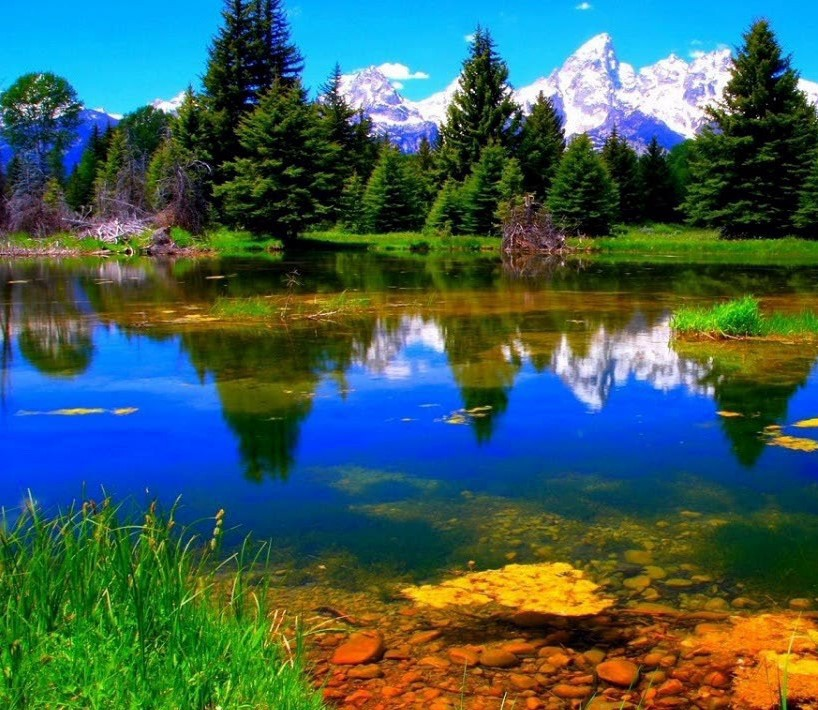
#> input picture image pairs/image pairs_01_01.jpg, 818 x 710 px
$ python -i image_stitching.py   (imports and definitions only)
#> lines starting #> are read from the running program, lines starting #| are printed output that depends on the picture; after the words box and inside, x2 and y2 are one past the last pixel; in counts of white or black regions, pixels touching at a corner belong together
"""
Image Stitching Module

This module provides functionality for stitching multiple images together to create
panoramic images using Harris corner detection, SIFT feature extraction, and homography.
"""

import os
import cv2
import numpy as np
from typing import Tuple, List


# Constants
HARRIS_BLOCK_SIZE = 2
HARRIS_KSIZE = 3
HARRIS_K = 0.04
HARRIS_THRESHOLD = 0.01

SIFT_KEYPOINT_SIZE = 10

MATCH_RATIO_THRESHOLD = 0.85
MIN_GOOD_MATCHES = 8
RANSAC_THRESHOLD = 5.0

SMOOTHING_WINDOW_SIZE = 188


class ImageStitcher:
    """
    A class for stitching images together using feature matching and homography.
    """

    def __init__(self,
                 harris_threshold: float = HARRIS_THRESHOLD,
                 match_ratio: float = MATCH_RATIO_THRESHOLD,
                 smoothing_window: int = SMOOTHING_WINDOW_SIZE):
        """
        Initialize the ImageStitcher with configurable parameters.

        Args:
            harris_threshold: Threshold for Harris corner detection (0.0 to 1.0)
            match_ratio: Ratio threshold for feature matching (0.0 to 1.0)
            smoothing_window: Window size for blending smoothing
        """
        self.harris_threshold = harris_threshold
        self.match_ratio = match_ratio
        self.smoothing_window = smoothing_window

    def detect_corners(self, image_path: str) -> Tuple[np.ndarray, np.ndarray]:
        """
        Detect corners in an image using Harris corner detector.

        Args:
            image_path: Path to the input image

        Returns:
            Tuple of (visualized_image, corner_coordinates)
                - visualized_image: RGB image with corners marked in red
                - corner_coordinates: Array of (row, col) coordinates of detected corners
        """
#> called with image_path = 'image pairs/image pairs_01_01.jpg'
        # Read and convert image to grayscale
        image = cv2.imread(image_path)
#> image is the input picture: shape (710, 818, 3); mean B, G, R 88, 94.5, 62.3
        if image is None:
            raise ValueError(f"Could not read image from {image_path}")

        gray = cv2.cvtColor(image, cv2.COLOR_BGR2GRAY)
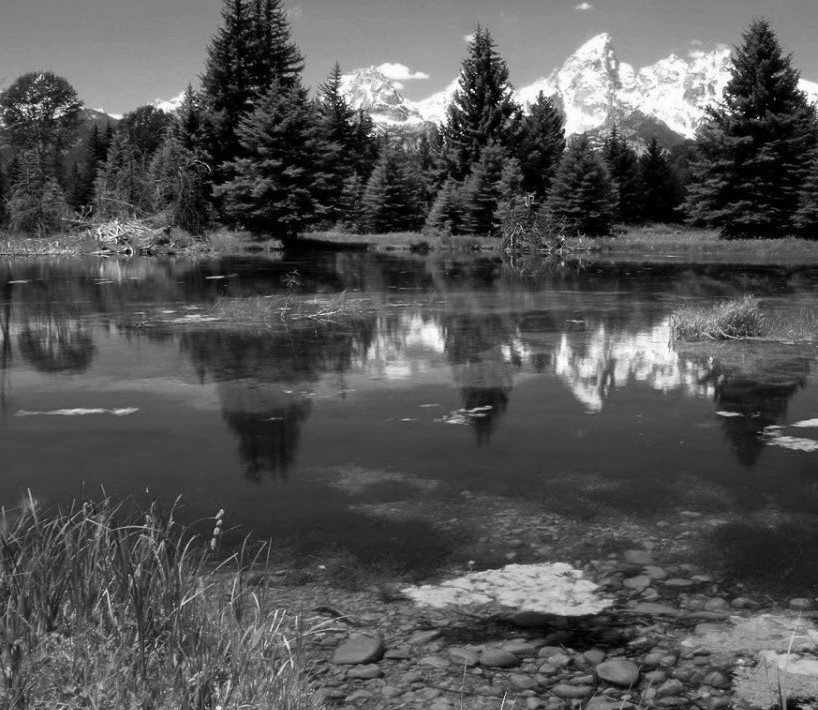
#> gray: shape (710, 818); min 0, max 255, mean 84.1
        gray = np.float32(gray)

        # Detect corners using Harris detector
        harris_response = cv2.cornerHarris(
            gray, HARRIS_BLOCK_SIZE, HARRIS_KSIZE, HARRIS_K
        )

        # Get coordinates of detected corners
        threshold_value = self.harris_threshold * harris_response.max()
#> threshold_value = 1568802.4
        corner_coordinates = np.argwhere(harris_response > threshold_value)
#> corner_coordinates = 3891 pairs, first value 0 to 709, second value 0 to 817

        # Dilate for visualization (not used for actual detection)
        harris_response = cv2.dilate(harris_response, None)
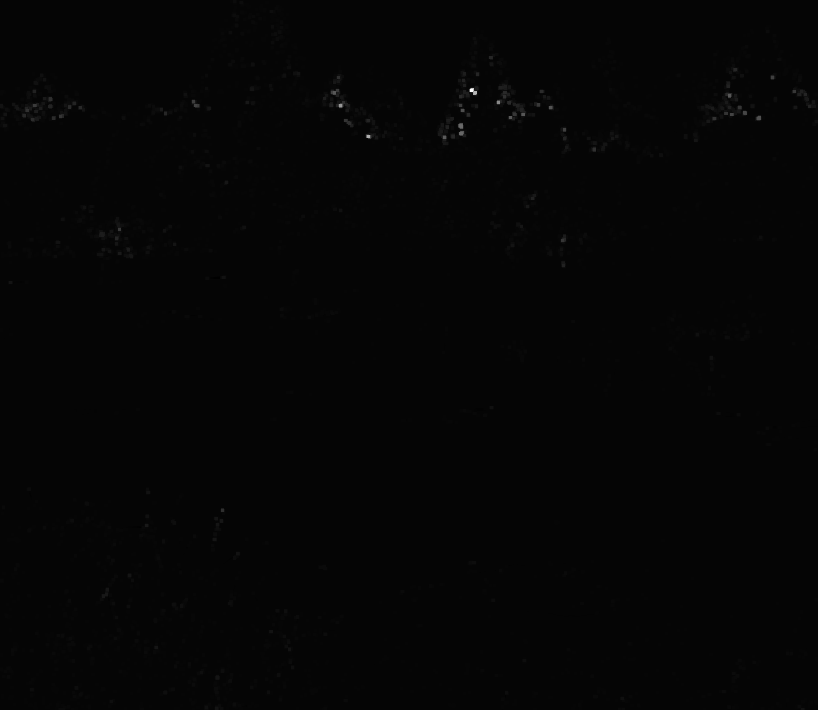
#> harris_response: shape (710, 818) float32; min -3349117.5, max 156880240, mean 241408.7; drawn with min black and max white

        # Mark corners in red
        image[harris_response > threshold_value] = [0, 0, 255]
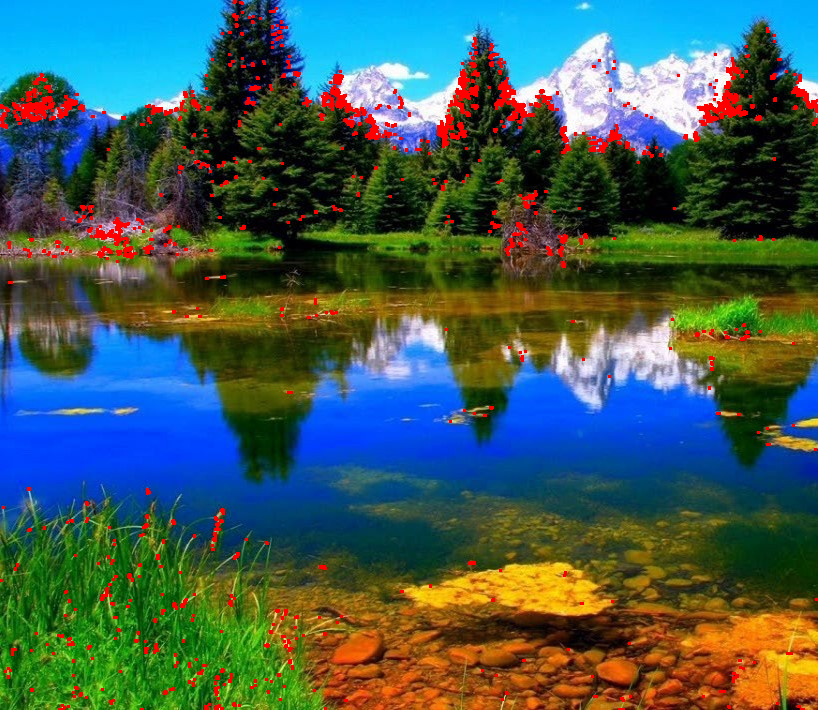
#> image: shape (710, 818, 3); 2.64% of pixels changed, all inside (x1, y1, x2, y2) = (0, 0, 818, 710)

        # Convert to RGB for display
        image_rgb = cv2.cvtColor(image, cv2.COLOR_BGR2RGB)

        return image_rgb, corner_coordinates

    # [225 lines left out: functions extract_sift_features, compute_homography, create_blend_mask, blend_images, stitch_images, stitch_images, not called in this run]

>>> result = ImageStitcher().detect_corners('image pairs/image pairs_01_01.jpg')

$ run again, on image pairs/image pairs_01_02.jpg
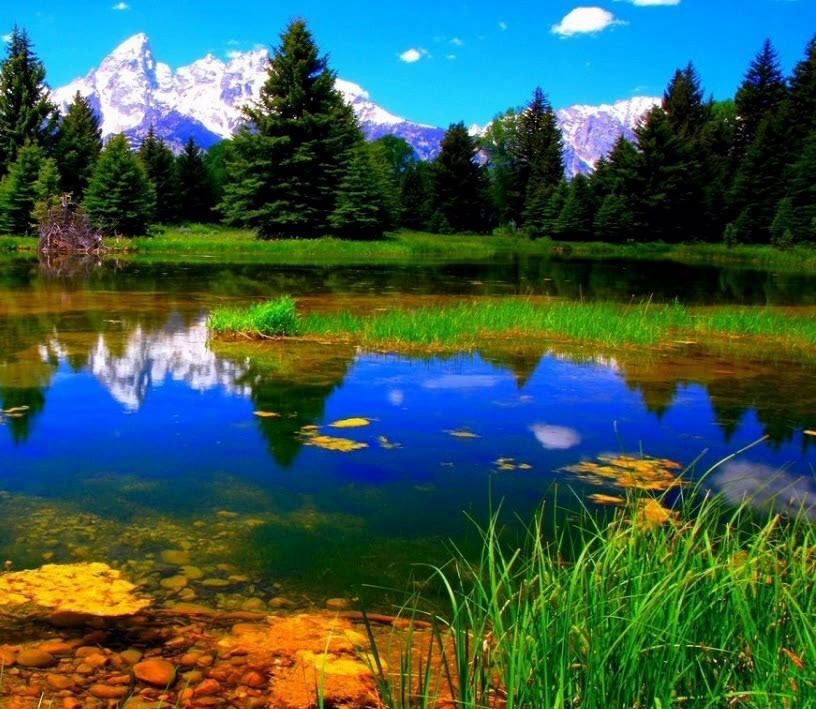
#> input picture image pairs/image pairs_01_02.jpg, 816 x 709 px
#> in detect_corners, image is the input picture: shape (709, 816, 3); mean B, G, R 78.4, 90.3, 57.4
#> in detect_corners, `gray = cv2.cvtColor(image, cv2.COLOR_BGR2GRAY)`:
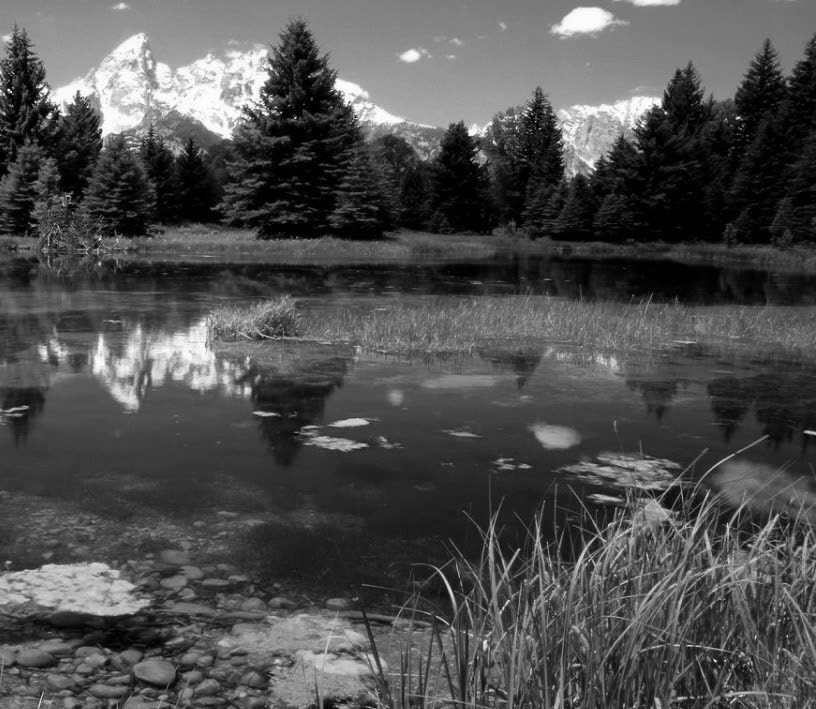
#> gray: shape (709, 816); min 0, max 255, mean 79.1
#> threshold_value = 1613335
#> corner_coordinates = 3173 pairs, first value 31 to 708, second value 0 to 815
#> in detect_corners, `image[harris_response > threshold_value] = [0, 0, 255]`:
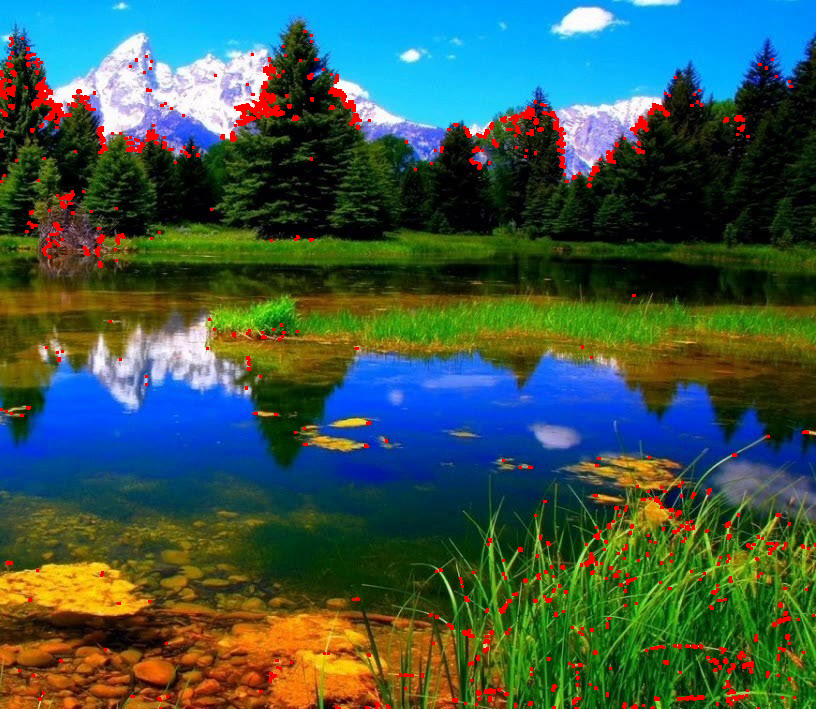
#> image: shape (709, 816, 3); 2.22% of pixels changed, all inside (x1, y1, x2, y2) = (0, 30, 816, 709)

$ run again, on image pairs/image pairs_03_02.jpg
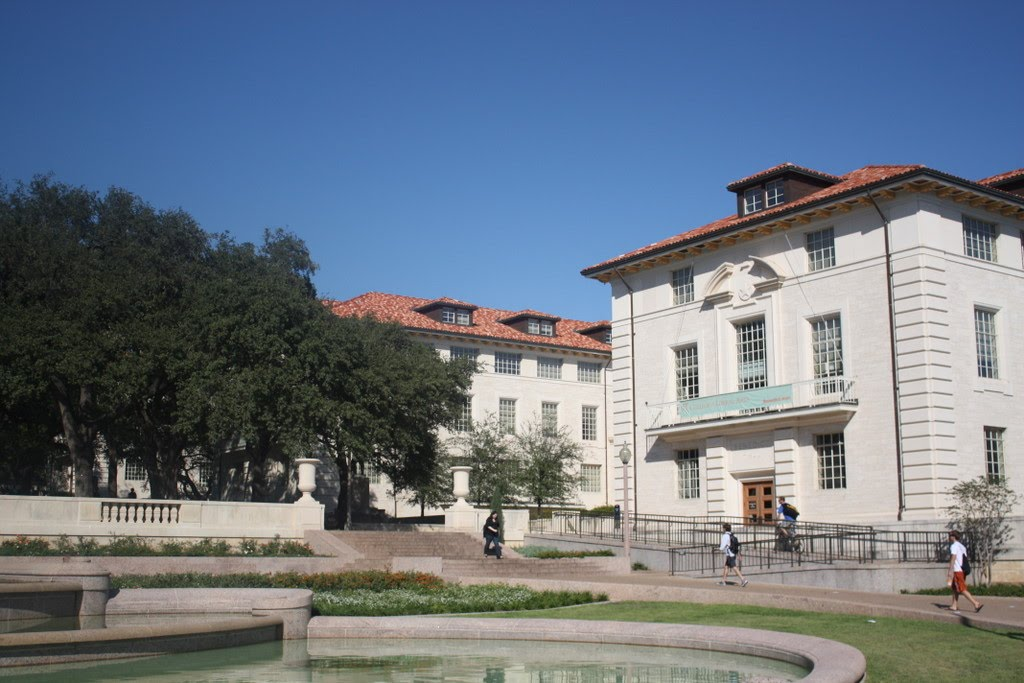
#> input picture image pairs/image pairs_03_02.jpg, 1024 x 683 px
#> in detect_corners, image is the input picture: shape (683, 1024, 3); mean B, G, R 132.1, 118.9, 107.7
#> in detect_corners, `harris_response = cv2.cornerHarris( gray, HARRIS_BLOCK_SIZE, HARRIS_KS..`:
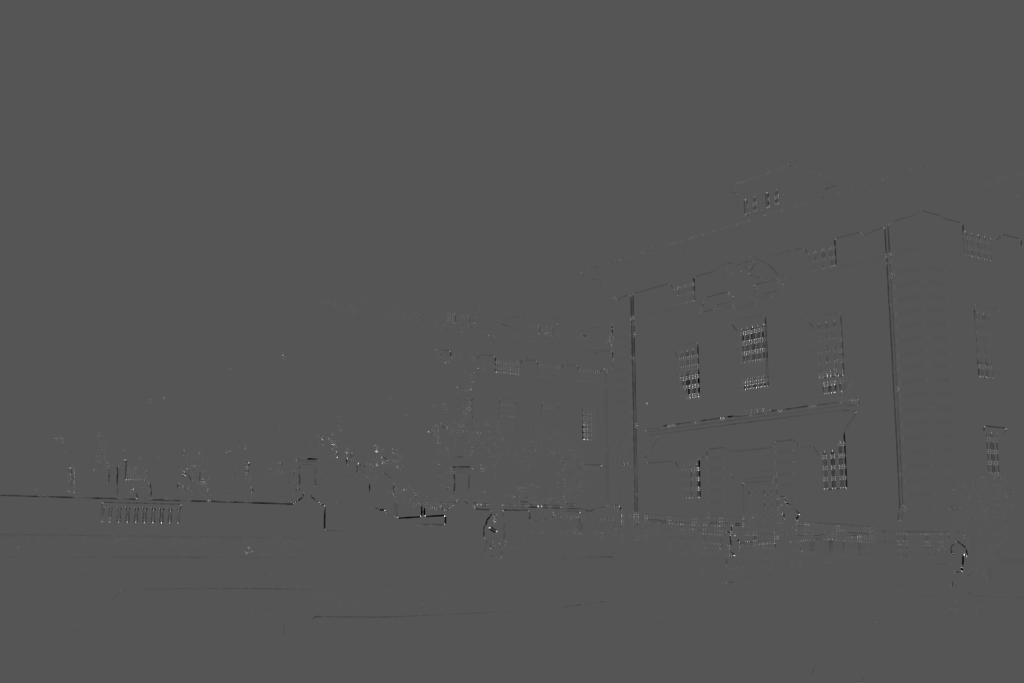
#> harris_response: shape (683, 1024) float32; min -30817032, max 60806012, mean -29797.9; drawn with min black and max white
#> threshold_value = 608060.1
#> corner_coordinates = 14186 pairs, first value 163 to 682, second value 0 to 1023
#> in detect_corners, `image[harris_response > threshold_value] = [0, 0, 255]`:
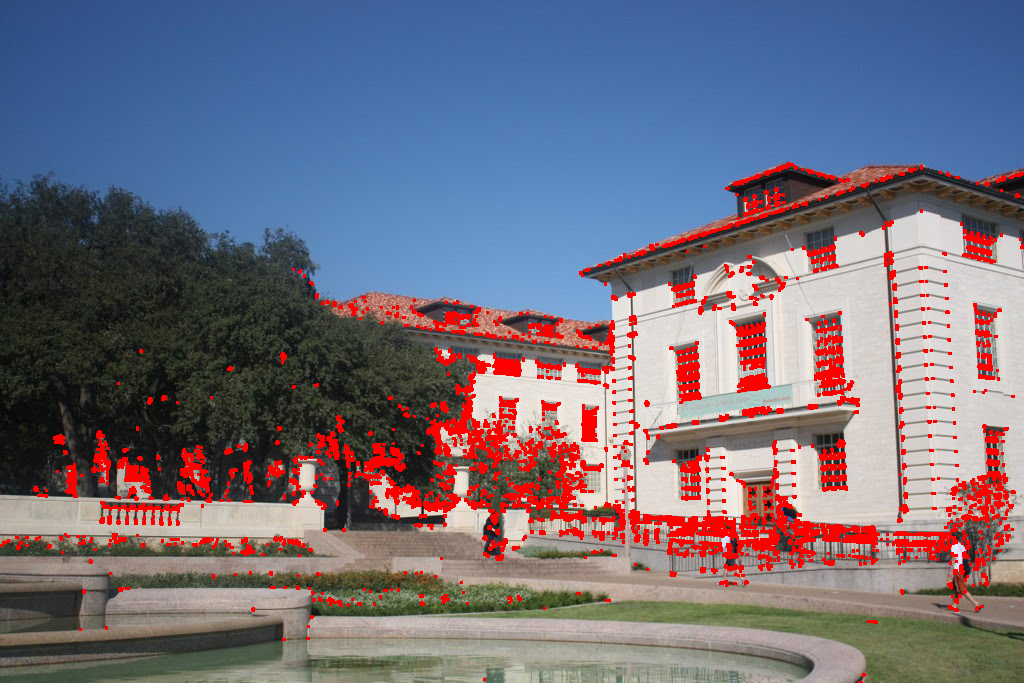
#> image: shape (683, 1024, 3); 6.75% of pixels changed, all inside (x1, y1, x2, y2) = (0, 162, 1024, 683)
